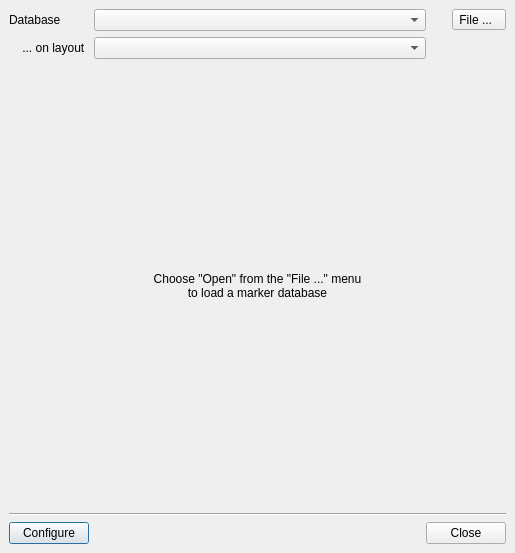
<?xml version="1.0" encoding="UTF-8"?>
<ui version="4.0">
 <class>MarkerBrowserDialog</class>
 <widget class="QDialog" name="MarkerBrowserDialog">
  <property name="geometry">
   <rect>
    <x>0</x>
    <y>0</y>
    <width>515</width>
    <height>553</height>
   </rect>
  </property>
  <property name="windowTitle">
   <string>Marker Database Browser</string>
  </property>
  <layout class="QVBoxLayout">
   <property name="spacing">
    <number>6</number>
   </property>
   <property name="leftMargin">
    <number>9</number>
   </property>
   <property name="topMargin">
    <number>9</number>
   </property>
   <property name="rightMargin">
    <number>9</number>
   </property>
   <property name="bottomMargin">
    <number>9</number>
   </property>
   <item>
    <widget class="QFrame" name="frame_3">
     <property name="frameShape">
      <enum>QFrame::NoFrame</enum>
     </property>
     <property name="frameShadow">
      <enum>QFrame::Raised</enum>
     </property>
     <layout class="QGridLayout">
      <property name="leftMargin">
       <number>0</number>
      </property>
      <property name="topMargin">
       <number>0</number>
      </property>
      <property name="rightMargin">
       <number>0</number>
      </property>
      <property name="bottomMargin">
       <number>0</number>
      </property>
      <property name="spacing">
       <number>6</number>
      </property>
      <item row="0" column="3">
       <widget class="QToolButton" name="file_menu">
        <property name="text">
         <string>File ...  </string>
        </property>
        <property name="popupMode">
         <enum>QToolButton::InstantPopup</enum>
        </property>
       </widget>
      </item>
      <item row="1" column="0">
       <widget class="QLabel" name="label">
        <property name="text">
         <string>    ... on layout </string>
        </property>
       </widget>
      </item>
      <item row="0" column="2">
       <spacer>
        <property name="orientation">
         <enum>Qt::Horizontal</enum>
        </property>
        <property name="sizeType">
         <enum>QSizePolicy::Fixed</enum>
        </property>
        <property name="sizeHint" stdset="0">
         <size>
          <width>20</width>
          <height>20</height>
         </size>
        </property>
       </spacer>
      </item>
      <item row="0" column="1">
       <widget class="QComboBox" name="rdb_cb">
        <property name="sizePolicy">
         <sizepolicy hsizetype="Ignored" vsizetype="Fixed">
          <horstretch>1</horstretch>
          <verstretch>0</verstretch>
         </sizepolicy>
        </property>
        <property name="minimumSize">
         <size>
          <width>50</width>
          <height>0</height>
         </size>
        </property>
        <property name="sizeAdjustPolicy">
         <enum>QComboBox::AdjustToContentsOnFirstShow</enum>
        </property>
       </widget>
      </item>
      <item row="0" column="0">
       <widget class="QLabel" name="label_3">
        <property name="text">
         <string>Database </string>
        </property>
       </widget>
      </item>
      <item row="1" column="1">
       <widget class="QComboBox" name="layout_cb">
        <property name="sizePolicy">
         <sizepolicy hsizetype="Ignored" vsizetype="Fixed">
          <horstretch>1</horstretch>
          <verstretch>0</verstretch>
         </sizepolicy>
        </property>
        <property name="sizeAdjustPolicy">
         <enum>QComboBox::AdjustToContentsOnFirstShow</enum>
        </property>
       </widget>
      </item>
     </layout>
    </widget>
   </item>
   <item>
    <widget class="QFrame" name="frame_4">
     <property name="frameShape">
      <enum>QFrame::NoFrame</enum>
     </property>
     <property name="frameShadow">
      <enum>QFrame::Raised</enum>
     </property>
     <layout class="QHBoxLayout">
      <property name="spacing">
       <number>6</number>
      </property>
      <property name="leftMargin">
       <number>0</number>
      </property>
      <property name="topMargin">
       <number>0</number>
      </property>
      <property name="rightMargin">
       <number>0</number>
      </property>
      <property name="bottomMargin">
       <number>0</number>
      </property>
      <item>
       <widget class="QStackedWidget" name="central_stack">
        <property name="currentIndex">
         <number>1</number>
        </property>
        <widget class="QWidget" name="page">
         <layout class="QVBoxLayout">
          <property name="spacing">
           <number>6</number>
          </property>
          <property name="leftMargin">
           <number>0</number>
          </property>
          <property name="topMargin">
           <number>0</number>
          </property>
          <property name="rightMargin">
           <number>0</number>
          </property>
          <property name="bottomMargin">
           <number>0</number>
          </property>
          <item>
           <widget class="rdb::MarkerBrowserPage" name="browser_frame">
            <property name="sizePolicy">
             <sizepolicy hsizetype="Ignored" vsizetype="Ignored">
              <horstretch>0</horstretch>
              <verstretch>0</verstretch>
             </sizepolicy>
            </property>
            <property name="frameShape">
             <enum>QFrame::NoFrame</enum>
            </property>
            <property name="frameShadow">
             <enum>QFrame::Raised</enum>
            </property>
           </widget>
          </item>
         </layout>
        </widget>
        <widget class="QWidget" name="page_2">
         <layout class="QVBoxLayout">
          <property name="spacing">
           <number>6</number>
          </property>
          <property name="leftMargin">
           <number>0</number>
          </property>
          <property name="topMargin">
           <number>0</number>
          </property>
          <property name="rightMargin">
           <number>0</number>
          </property>
          <property name="bottomMargin">
           <number>0</number>
          </property>
          <item>
           <widget class="QLabel" name="label_2">
            <property name="text">
             <string>Choose &quot;Open&quot; from the &quot;File ...&quot; menu 
to load a marker database</string>
            </property>
            <property name="alignment">
             <set>Qt::AlignCenter</set>
            </property>
            <property name="wordWrap">
             <bool>true</bool>
            </property>
           </widget>
          </item>
         </layout>
        </widget>
       </widget>
      </item>
     </layout>
    </widget>
   </item>
   <item>
    <widget class="Line" name="line_2">
     <property name="orientation">
      <enum>Qt::Horizontal</enum>
     </property>
    </widget>
   </item>
   <item>
    <widget class="QFrame" name="frame_2">
     <property name="frameShape">
      <enum>QFrame::NoFrame</enum>
     </property>
     <property name="frameShadow">
      <enum>QFrame::Raised</enum>
     </property>
     <layout class="QHBoxLayout">
      <property name="spacing">
       <number>6</number>
      </property>
      <property name="leftMargin">
       <number>0</number>
      </property>
      <property name="topMargin">
       <number>0</number>
      </property>
      <property name="rightMargin">
       <number>0</number>
      </property>
      <property name="bottomMargin">
       <number>0</number>
      </property>
      <item>
       <widget class="QPushButton" name="configure_pb">
        <property name="text">
         <string>Configure</string>
        </property>
       </widget>
      </item>
      <item>
       <spacer>
        <property name="orientation">
         <enum>Qt::Horizontal</enum>
        </property>
        <property name="sizeHint" stdset="0">
         <size>
          <width>40</width>
          <height>20</height>
         </size>
        </property>
       </spacer>
      </item>
      <item>
       <widget class="QPushButton" name="pushButton_2">
        <property name="text">
         <string>Close</string>
        </property>
       </widget>
      </item>
     </layout>
    </widget>
   </item>
  </layout>
  <action name="open_action">
   <property name="text">
    <string>Open</string>
   </property>
   <property name="shortcut">
    <string>Ctrl+O</string>
   </property>
   <property name="menuRole">
    <enum>QAction::NoRole</enum>
   </property>
  </action>
  <action name="saveas_action">
   <property name="text">
    <string>Save As</string>
   </property>
   <property name="menuRole">
    <enum>QAction::NoRole</enum>
   </property>
  </action>
  <action name="reload_action">
   <property name="text">
    <string>Reload</string>
   </property>
   <property name="shortcut">
    <string>F5</string>
   </property>
   <property name="menuRole">
    <enum>QAction::NoRole</enum>
   </property>
  </action>
  <action name="save_action">
   <property name="text">
    <string>Save</string>
   </property>
   <property name="shortcut">
    <string>Ctrl+S</string>
   </property>
   <property name="menuRole">
    <enum>QAction::NoRole</enum>
   </property>
  </action>
  <action name="export_action">
   <property name="text">
    <string>Export To Layout</string>
   </property>
   <property name="menuRole">
    <enum>QAction::NoRole</enum>
   </property>
  </action>
  <action name="unload_action">
   <property name="text">
    <string>Unload</string>
   </property>
   <property name="menuRole">
    <enum>QAction::NoRole</enum>
   </property>
  </action>
  <action name="unload_all_action">
   <property name="text">
    <string>Unload All</string>
   </property>
   <property name="toolTip">
    <string>Unload All</string>
   </property>
   <property name="menuRole">
    <enum>QAction::NoRole</enum>
   </property>
  </action>
  <action name="info_action">
   <property name="text">
    <string>Info</string>
   </property>
   <property name="menuRole">
    <enum>QAction::NoRole</enum>
   </property>
  </action>
  <action name="saveas_waiver_db_action">
   <property name="text">
    <string>Save As Waiver DB</string>
   </property>
   <property name="menuRole">
    <enum>QAction::NoRole</enum>
   </property>
  </action>
 </widget>
 <customwidgets>
  <customwidget>
   <class>rdb::MarkerBrowserPage</class>
   <extends>QFrame</extends>
   <header>rdbMarkerBrowserPage.h</header>
   <container>1</container>
  </customwidget>
 </customwidgets>
 <tabstops>
  <tabstop>rdb_cb</tabstop>
  <tabstop>layout_cb</tabstop>
  <tabstop>configure_pb</tabstop>
  <tabstop>pushButton_2</tabstop>
 </tabstops>
 <resources/>
 <connections>
  <connection>
   <sender>pushButton_2</sender>
   <signal>clicked()</signal>
   <receiver>MarkerBrowserDialog</receiver>
   <slot>accept()</slot>
   <hints>
    <hint type="sourcelabel">
     <x>837</x>
     <y>441</y>
    </hint>
    <hint type="destinationlabel">
     <x>881</x>
     <y>387</y>
    </hint>
   </hints>
  </connection>
 </connections>
</ui>
